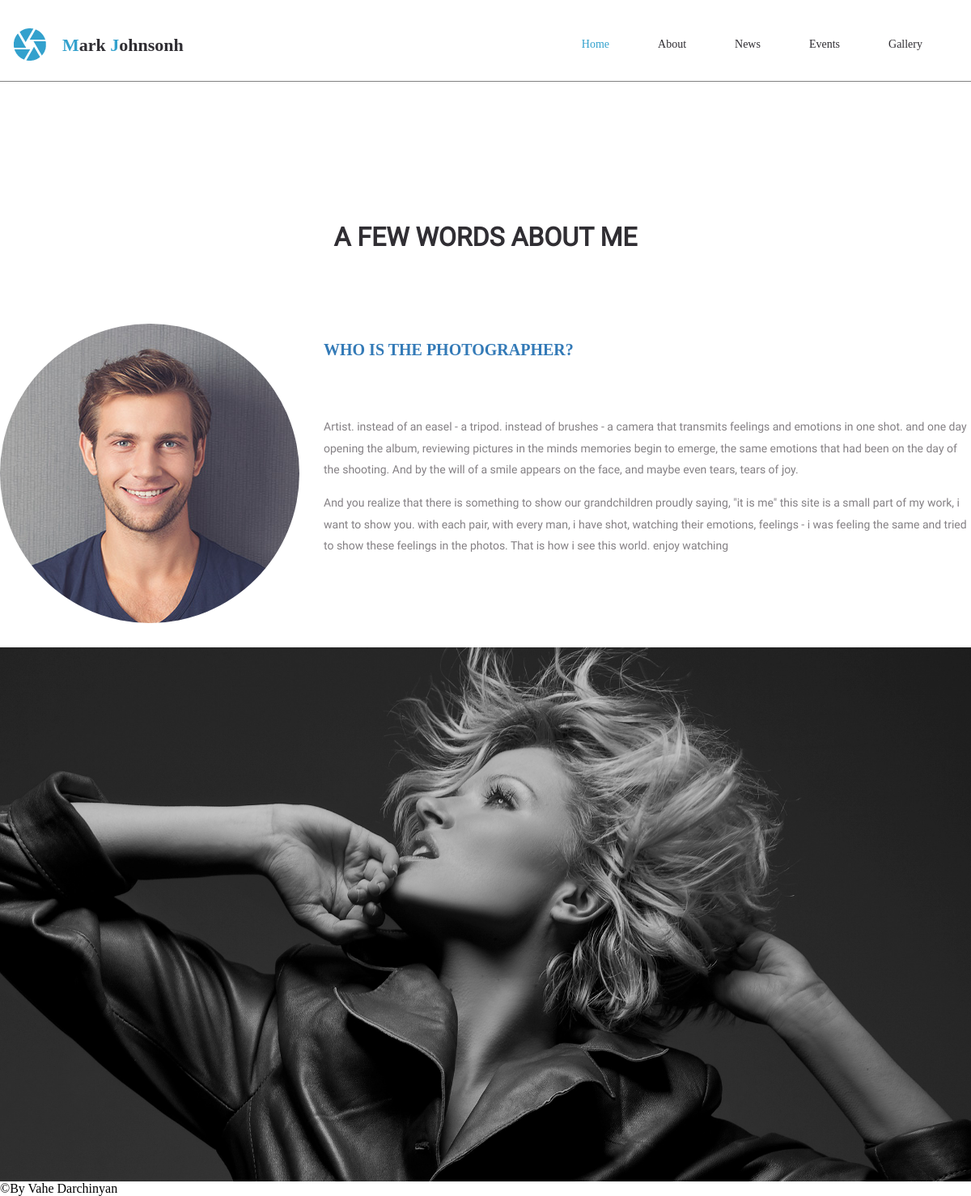
The page /vahe_project_tun/about.php on the database its author committed.
### tables this page shows
CREATE TABLE IF NOT EXISTS `about` (
  `id` int(1) NOT NULL AUTO_INCREMENT,
  `about_title_arm` text NOT NULL,
  `about_title_rus` text NOT NULL,
  `about_title_eng` text NOT NULL,
  `mini_title_arm` text NOT NULL,
  `mini_title_rus` text NOT NULL,
  `mini_title_eng` text NOT NULL,
  `about_text1_arm` longtext NOT NULL,
  `about_text1_rus` longtext NOT NULL,
  `about_text1_eng` longtext NOT NULL,
  `about_text2_arm` longtext NOT NULL,
  `about_text2_rus` longtext NOT NULL,
  `about_text2_eng` longtext NOT NULL,
  `about_image` varchar(255) NOT NULL,
  PRIMARY KEY (`id`)
);

### vahe_project_tun/about.php (the view, shortened to what this page needs)
<?php
	include "header.php";
	$result=mysql_query("select * from about");
	$row=mysql_fetch_array($result);
 ?>
	<div id="about_center">
		<h1><?php echo $row['about_title_eng']; ?></h1>
		<div id="img_div_rel">
			<div id="img_div_abs">
				<img src="uploads/<?php echo $row['about_image']; ?>" />
			</div>
		</div>
		<div id="text_div_rel">
			<div id="text_div_abs">
				<p id="about_title"><?php echo $row['mini_title_eng']; ?></p><br><br>
				<p class="about_text"><?php echo $row['about_text1_eng']; ?></p>
				<p class="about_text"><?php echo $row['about_text2_eng']; ?></p>
				</div>
		</div>
	</div>
	<div id="about_image">
		<img src="images/slider03.jpg" />
	</div>
<?php
	include "footer.php";
?>

### vahe_project_tun/header.php (shortened to what this page needs)
<html>
	<head>
		<link rel="stylesheet" href="css/style.css" />
	</head>
	<body>
		<header>
			<section id="menu_content">
				<div id="menu_content_center">
					<div id="logo">
						<a href="http://localhost/vahe_project_tun/">
							<span class="log_span"><img src="images/logo.png"></span>
							<span class="log_span log_text"><span class="log_color">M</span>ark<span class="log_color">  J</span>ohnsonh</span>
						</a>
					</div>
					<div id="menu">
						<ul>
							<li class="menu_li" style="margin-left:0px !important;">
								<a href="http://localhost/vahe_project_tun/" class="log_color color_menu" id="home_id">Home</a>
							</li>
							<li class="menu_li">
								<a href="http://localhost/vahe_project_tun/about.php" class="color_menu">About</a>
							</li>
							<li class="menu_li">
								<a href="http://localhost/vahe_project_tun/news.php" class="color_menu">News</a>
							</li>
							<li class="menu_li">
								<a href="http://localhost/vahe_project_tun/events.php" class="color_menu">Events</a>
							</li>
							<li class="menu_li" style="margin-right:60px !important;">
								<a href="http://localhost/vahe_project_tun/gallery.php" class="color_menu">Gallery</a>
							</li>
						</ul>
					</div>
				</div>
			</section>
		</header>

### vahe_project_tun/footer.php
		<footer id="footer">
			&copy;By Vahe Darchinyan
		</footer>
	</body>
</html>

### vahe_project_tun/css/style.css (style rules this page uses)
body { margin:0px; padding:0px; background-color:fff; }
#menu_content { width:100%; height:100px; position:fixed; top:0px; background-color:#fff; z-index:999; border-bottom:1px solid gray; }
#menu_content_center { width:1200px; height:100%; margin:0px auto; }
#logo { width:400px; height:100%; float:left; }
.log_span { margin-top:33px; display:block; float:left; }
.log_text { margin-left:20px; margin-top:43px; }
#logo a { color:#302e33; text-decoration:none; font-weight:700; font-style:normal; font-family:DG; font-size:22px; }
.log_color { color:#33a1cd !important; }
#menu { float:right; width:770px; }
#menu ul { float:right; padding:0px; list-style:none; margin-top:45px; }
.menu_li { float:left; margin-left:60px; text-align:center; }
.menu_li a { font-family:DG; font-weight:400; font-style:normal; color:#302e33; text-decoration:none; font-size: 14px; transition:all 0.3s; }
#about_center { width:1200px; margin:250px auto 0px auto; overflow:hidden; }
#about_center h1 { text-align:center; font-weight: 700; font-style: normal; font-family:robonto; color: #302e33; font-size: 32px; line-height: 1.4; margin-bottom:84px; }
#img_div_rel { position:relative; float:left; width:400px; height:400px; }
#img_div_abs { position:absolute; width:100%; left:150px; opacity:0; visibility:hidden; transition:all 0.8s; }
.animate { visibility:visible !important; opacity:1!important; left:0px!important; }
#img_div_abs img { border-radius:50%; }
#text_div_rel { position:relative; float:left; width:800px; }
#text_div_abs { position:absolute; width:100%; left:500px; opacity:0; visibility:hidden; transition:all 1.2s; }
.animate1 { visibility:visible !important; opacity:1!important; left:0px!important; }
#about_title { color:#337ab7; font-weight:700; font-style:normal; font-size:20px; line-height:1.2; font-family:DG; }
.about_text { font-weight:400; font-style:normal; font-family:robonto; color:#848084; font-size:14px; line-height:1.9; }
#about_image { width:100%; }
#about_image img { width:100%; }

### rows shown on the page
about: about_title_eng "A FEW WORDS ABOUT ME", about_image (picture), mini_title_eng "WHO IS THE PHOTOGRAPHER?", about_text1_eng "Artist. instead of an easel - a tripod. instead of brushes - a camera that transmits feelings and emotions in one shot. and one day opening the album, reviewing pictures in the minds memories begin to emerge, the same emotions that had been on the day of the shooting. And by the will of a smile appears on the face, and maybe even tears, tears of joy.", about_text2_eng "And you realize that there is something to show our grandchildren proudly saying, \"it is me\" this site is a small part of my work, i want to show you. with each pair, with every man, i have shot, watching their emotions, feelings - i was feeling the same and tried to show these feelings in the photos. That is how i see this world. enjoy watching"
